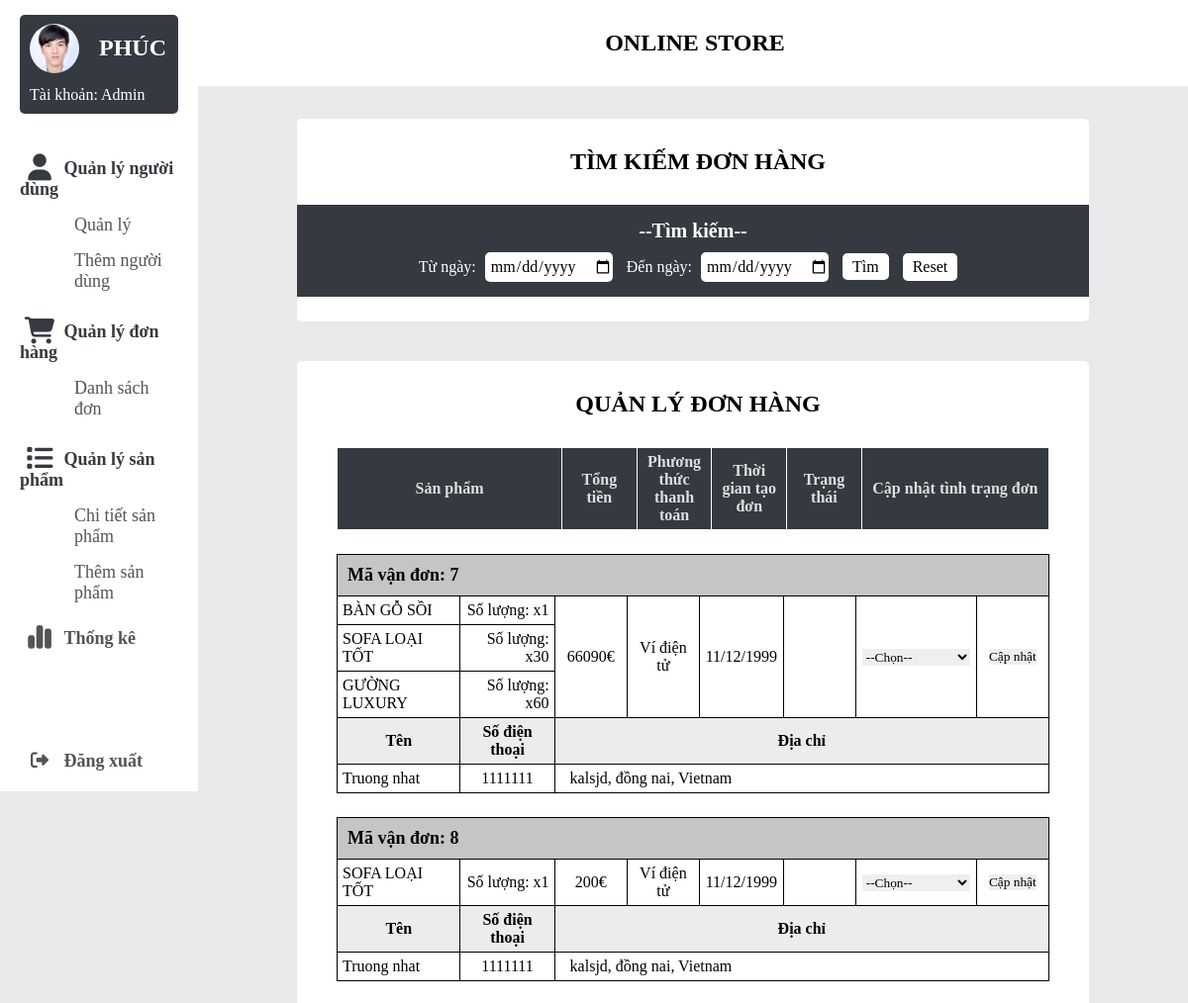
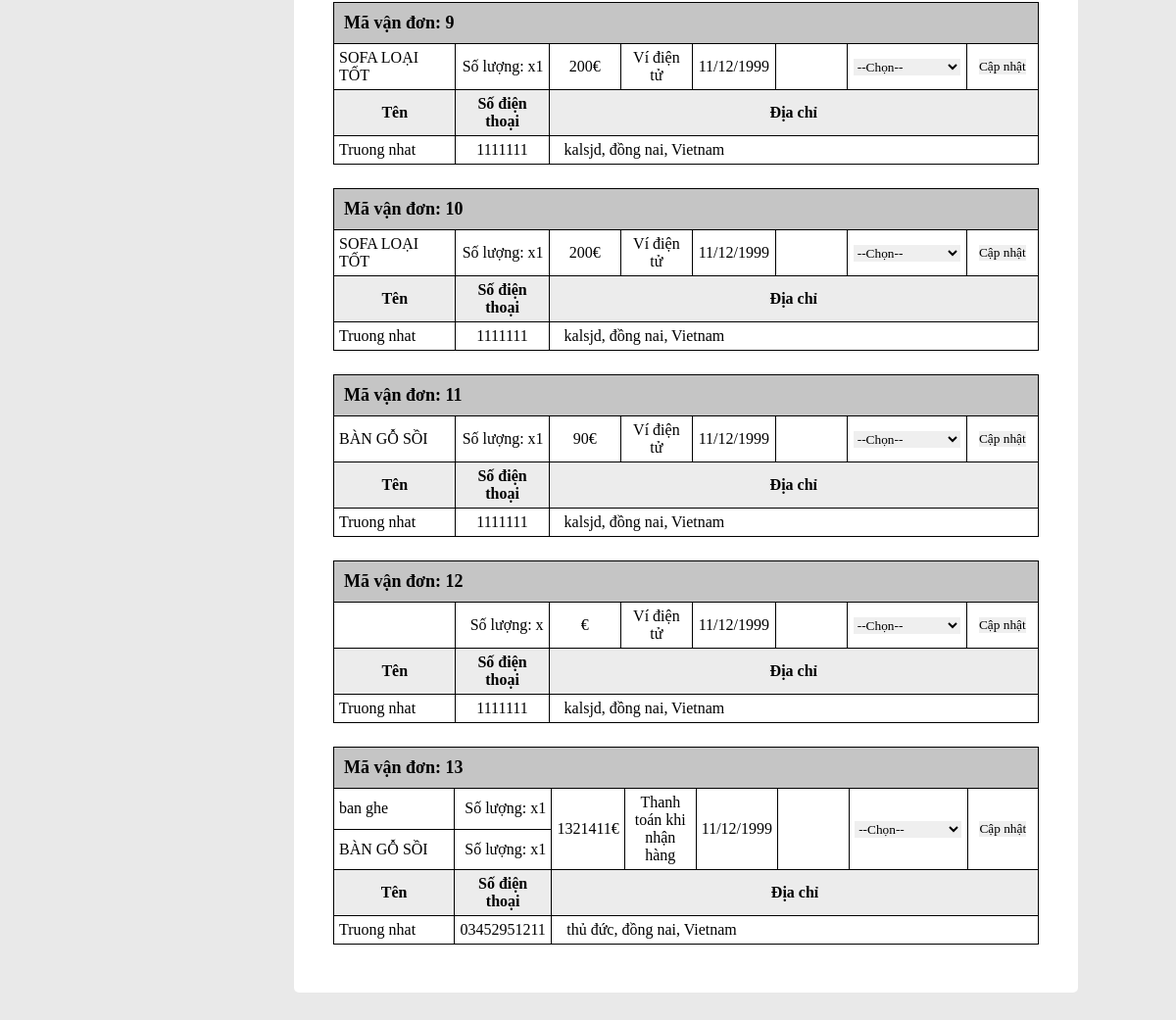
The page /admin/cart-admin.php on the database as committed earlier (2 pictures, top to bottom).
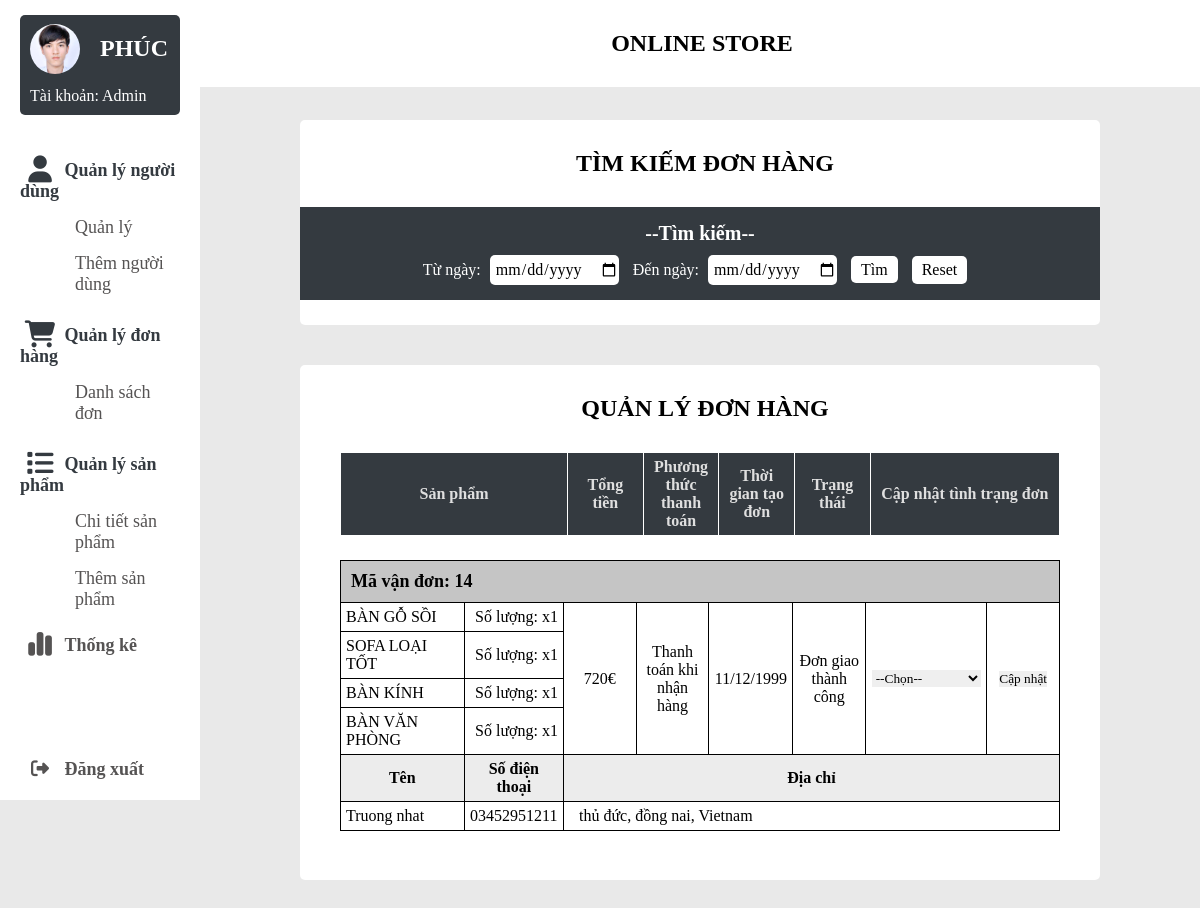
The same page on the database as committed later.
### tables this page shows
CREATE TABLE `cart_detail` (
  `id` int(11) NOT NULL,
  `username` varchar(500) NOT NULL,
  `hoten` varchar(50) NOT NULL,
  `diachi` varchar(1000) NOT NULL,
  `sdt` varchar(50) NOT NULL,
  `payment` varchar(50) NOT NULL,
  `tensp` varchar(500) NOT NULL,
  `soluong` varchar(500) NOT NULL,
  `gia` varchar(500) NOT NULL,
  `tong` varchar(50) NOT NULL,
  `tongtien` varchar(50) NOT NULL,
  `xuly` varchar(50) NOT NULL
);

### admin/cart-admin.php (the view, shortened to what this page needs)
<?php
global $conn;
?>
<span style="font-family: verdana, geneva, sans-serif;">
  <!DOCTYPE html>
  <html lang="en">
  <head>
    <link rel="stylesheet" href="style/style_admin.css" />
    <link rel="stylesheet" href="style/style_cartadmin.css" />
    <link rel="stylesheet" href="https://cdnjs.cloudflare.com/ajax/libs/font-awesome/6.5.0/css/all.min.css" />
  </head>
  <body>
    <div class="container">
      <?php include 'navbar.php'; ?>
      <div class="top-banner">
        <p>Online store</p>
      </div>
      <section class="main">
        <div class="main-top"></div>
        <div class="background-section">
          <div class="main-body">
            <h1>TÌM KIẾM ĐƠN HÀNG</h1>
          </div>
          <div>
            <form action="" class="form-search">
              <h5 class="h5-search">--Tìm kiếm--</h5>
              <label for="" class="label">Từ ngày:</label>
              <input type="date" class="select">
              <label for="" class="label">Đến ngày:</label>
              <input type="date" class="select">
              <label for="submitbutton">
                <span  class="button">Tìm</span>
              </label>
              <input type="reset" id="resetbutton" class="button" title="Reset">
            </form>
          </div>
        </div>
        <div class="background-section">
            <div class="main-body">
            <h1>QUẢN LÝ ĐƠN HÀNG</h1>
        </div>
        <table class="table-main">
        <tr class="tr-main">
            <th class="sanpham" colspan="2">Sản phẩm</th>
            <th class="doanhthu">Tổng tiền</th>
            <th class="vanchuyen">Phương thức thanh toán</th>
            <th class="thoigian">Thời gian tạo đơn</th>
            <th class="trangthai">Trạng thái</th>
            <th class="thaotac" colspan="2">Cập nhật tình trạng đơn</th>
        </tr>
        </table>
        <?php
        $sql = "SELECT * from cart_detail";
        $result = $conn->query($sql);
        while ($row = $result->fetch_assoc()) {
            $tensp_array = explode('/', $row['tensp']);
            $soluong_array = explode('/', $row['soluong']);
            $count_slash = count($tensp_array);
            ?>
            <table class="table-data">
                <tr class="tr-data">
                <th class="mavandon" colspan="8">
                    Mã vận đơn: <?php echo $row['id']?>
                </th>
                </tr>
                <?php foreach ($tensp_array as $key => $product) { ?>
                    <tr>
                        <td class="sanpham">
                            <?php echo $product?>
                        </td>
                        <td class="soluong">Số lượng: x<?php echo $soluong_array[$key]?></td>
                        <?php if ($key === 0)
                        {
                        ?>
                            <td class="doanhthu" rowspan="<?php echo $count_slash?>">
                                <?php echo $row['tongtien'].'€'?>
                            </td>
                            <td class="vanchuyen" rowspan="<?php echo $count_slash?>">
                                <?php echo $row['payment']?>
                            </td>
                            <td class="date" rowspan="<?php echo $count_slash?>">11/12/1999</td>
                            <td class="trangthai" rowspan="<?php echo $count_slash?>">
                                <?php
                                if ($row['xuly']==1){
                                    echo 'Đơn chưa xác nhận';
                                }
                                else if ($row['xuly']==2){
                                    echo 'Đơn đã xác nhận';
                                }
                                else if ($row['xuly']==3){
                                    echo 'Đơn giao thành công';
                                }
                                else if ($row['xuly']==4){
                                    echo 'Hủy đơn';
                                }
                                ?>
                            </td>
                            <form method="post">
                                <td class="option" rowspan="<?php echo $count_slash?>">
                                    <select name="selection">
                                        <option value="">--Chọn--</option>
                                    </select>
                                </td>
                                <td class="capnhat" rowspan="<?php echo $count_slash?>">
                                    <input type="submit" name="update" value="Cập nhật">
                                </td>
                            </form>
                        <?php } ?>
                    </tr>
                <?php } ?>
                <tr>
                    <th class="name">Tên</th>
                    <th class="sdt">Số điện thoại</th>
                    <th colspan="6" class="address">Địa chỉ</th>
                </tr>
                <tr>
                    <td class="name">
                        <?php echo $row['hoten']?>
                    </td >
                    <td class="sdt">
                        <?php echo $row['sdt']?>
                    </td>
                    <td colspan="6" class="address">
                        <?php echo $row['diachi']?>
                    </td>
                </tr>
            </table>
        <?php } ?>
        </div>
      </section>
    </div>
  </body>
  </html>

### admin/navbar.php (shortened to what this page needs)
<?php
$username = $_GET['admin'];
?>
<nav>
    <div class="navbar">
        <a href="index.php?admin=<?php echo $username ?>" style="color: black;">
            <div class="logo">
                <img src="image/phuccac.jpg" alt="">
                <h1>Phúc</h1>
            </div>
        </a>
        <div class="account-type">Tài khoản: Admin</div>
        <ul>
            <li>
                <div class="sidenav">
                    <button class="dropdown-btn">
                        <i class="fa-solid fa-user fa-xl"></i>
                        <span class="nav-item">Quản lý người dùng </span>
                    </button>
                    <div class="dropdown-container">
                        <a href="index.php?admin=<?php echo $username ?>" class="font-bold">Quản lý</a>
                        <a href="add_user-admin.php?admin=<?php echo $username ?>" class="font-bold">Thêm người dùng</a>
                    </div>
                    <button class="dropdown-btn">
                        <i class="fa-solid fa-cart-shopping fa-xl"></i>
                        <span class="nav-item">Quản lý đơn hàng </span>
                    </button>
                    <div class="dropdown-container">
                        <a href="cart-admin.php?admin=<?php echo $username ?>" class="font-bold">Danh sách đơn</a>
                    </div>
                    <button class="dropdown-btn">
                        <i class="fa-solid fa-list fa-xl"></i>
                        <span class="nav-item">Quản lý sản phẩm </span>
                    </button>
                    <div class="dropdown-container">
                        <a href="products-admin.php?admin=<?php echo $username ?>" class="font-bold">Chi tiết sản phẩm</a>
                        <a href="add_products-admin.php?admin=<?php echo $username ?>" class="font-bold">Thêm sản phẩm</a>
                    </div>
                </div>
            </li>
            <li>
                <a href="statistic-admin.php?admin=<?php echo $username ?>" class="font-bold">
                    <i class="fa-solid fa-chart-simple fa-xl"></i>
                    <span class="nav-item">Thống kê</span>
                </a>
            </li>
            <li class="bottom">
                <a href="#" class="logout" onclick="logOut()">
                    <i class="fas fa-sign-out-alt"></i>
                    <span class="nav-item">Đăng xuất</span>
                </a>
            </li>
        </ul>
    </div>
</nav>

### admin/style/style_admin.css (style rules this page uses)
* { margin: 0; padding: 0; outline: none; border: none; text-decoration: none; list-style: none; box-sizing: border-box; font-family: 'Times New Roman', Times, serif; }
body { background: rgb(233, 233, 233); overflow-y: scroll; }
.container { display:flex; }
nav { position: sticky ; top: 0; left: 0; bottom: 0; width: 20% ; height: 100vh; background: #fff; z-index: 7777; }
.navbar { width: 80% ; margin: 0 10%; }
.logo { margin-top: 15px; display: flex; align-items: center; background-color: #343a40; border-top-right-radius: 5px; border-top-left-radius: 5px; color: white; }
.account-type { padding: 5px; background-color: #343a40; border-bottom-left-radius: 5px; border-bottom-right-radius: 5px; color: white; text-align: left; padding-left: 10px; padding-bottom: 10px; }
.logo img { width: 50px; height: 50px; border-radius: 50%; filter: brightness(110%); }
img, h1 { margin-left: 10px; }
.logo h1 { margin-left: 20px; text-transform: uppercase; }
ul { margin-top: 30px; }
li:not(.bottom) { padding-bottom: 10px; }
li a { font-size: 18px; color: rgb(85, 83, 83); }
.nav-item { position: relative ; font-size: 18px; font-weight: bold; }
nav i { width: 40px; text-align: center; }
.logout { position: absolute; bottom: 20px; }
.dropdown-container { padding: 0 0 0 55px; background-color: white; font-family: "Poppins", sans-serif; color:#343a40; }
.dropdown-btn { padding: 15px 0 0 0; text-decoration: none; color:#343a40; font-size: 18px; font-weight: bold; }
.sidenav a, .dropdown-btn { display: block; border: none; background: none; width: 100%; text-align: left; cursor: pointer; outline: none; margin-bottom: 15px; }
.top-banner { top: 0; left: 0; position: fixed; width: 85% ; padding: 30px; z-index: 6666; background-color: #fff; margin-left: 16% ; }
p { text-align: center ; font-weight: bold; font-size: 24px; text-transform: uppercase; }
.main { width: 100% ; text-align: center; }
.main-top { padding: 50px; }
.main-body { padding: 10px 10px 10px 20px; }
h1 { margin: 20px 10px; }
.background-section { background-color: white; margin-top: 2%; margin-bottom: 4% ; margin-left: 100px; margin-right: 100px; border-radius: 5px; }

### admin/style/style_cartadmin.css (style rules this page uses)
table { margin-left: 5%; width: 90%; margin-bottom: 3%; }
th, td, table { border: solid 1px black; border-collapse: collapse; }
th:not(.mavandon):not(th.name):not(th.address):not(th.sdt) { background-color: #343a40; color: #dfdfdf; border: solid 1px white; }
th,td { padding-top: 20px; padding-bottom: 30px; padding: 5px; }
.mavandon { background-color: #c5c5c5; text-align: left; font-size: 18px; padding:10px }
th.sanpham { width: 30%; }
td.soluong { text-align: right; width: 13%; }
td.sanpham { width: 17%; }
.doanhthu { width: 10%; text-align: center; }
.trangthai { width: 10%; text-align: center; }
.vanchuyen { width: 10%; }
td.vanchuyen { text-align: center; }
.thoigian { width: 10%; }
.date { width: 10%; text-align: center; }
.thaotac { width: 25%; text-align: center; }
.capnhat { width: 10%; text-align: center; }
.option { width: 15%; text-align: center; }
.background-section { padding-bottom: 2.5%; }
th.name, th.address, th.sdt { background-color: rgb(236, 236, 236); }
td.sdt { text-align: center; }
td.address { padding-left: 15px; }
.form-search { padding: 15px; background-color: #343a40; }
.h5-search { font-size: 20px; margin-bottom: 10px; color: white; }
.select { padding: 5px 0 5px 5px; font-size: 16px; border-radius: 5px; margin-right: 10px; background-color: white; }
.button { background-color: white; padding: 5px 10px 5px 10px; font-size: 16px ; border-radius: 5px; margin-right: 10px; }
input.select { margin-left: 5px; }
.label { color: white; size: 18px; }

Rows that differ between the two databases and show on the page:
removed cart_detail: id "7", tensp "BÀN GỖ SỒI", soluong "1", tongtien "66090", payment "Ví điện tử", tensp "SOFA LOẠI TỐT", soluong "30", tensp "GƯỜNG LUXURY", soluong "60", hoten "Truong nhat", sdt "1111111", diachi "kalsjd, đồng nai, Vietnam", shown under "QUẢN LÝ ĐƠN HÀNG"
removed cart_detail: id "8", tensp "SOFA LOẠI TỐT", soluong "1", tongtien "200", payment "Ví điện tử", hoten "Truong nhat", sdt "1111111", diachi "kalsjd, đồng nai, Vietnam"
removed cart_detail: id "9", tensp "SOFA LOẠI TỐT", soluong "1", tongtien "200", payment "Ví điện tử", hoten "Truong nhat", sdt "1111111", diachi "kalsjd, đồng nai, Vietnam"
removed cart_detail: id "10", tensp "SOFA LOẠI TỐT", soluong "1", tongtien "200", payment "Ví điện tử", hoten "Truong nhat", sdt "1111111", diachi "kalsjd, đồng nai, Vietnam"
removed cart_detail: id "11", tensp "BÀN GỖ SỒI", soluong "1", tongtien "90", payment "Ví điện tử", hoten "Truong nhat", sdt "1111111", diachi "kalsjd, đồng nai, Vietnam"
removed cart_detail: id "12", payment "Ví điện tử", hoten "Truong nhat", sdt "1111111", diachi "kalsjd, đồng nai, Vietnam"
removed cart_detail: id "13", tensp "ban ghe", soluong "1", tongtien "1321411", payment "Thanh toán khi nhận hàng", tensp "BÀN GỖ SỒI", hoten "Truong nhat", sdt "03452951211", diachi "thủ đức, đồng nai, Vietnam", shown under "QUẢN LÝ ĐƠN HÀNG"
added cart_detail: id "14", tensp "BÀN GỖ SỒI", username "1", tongtien "720", payment "Thanh toán khi nhận hàng", xuly "Đơn giao thành công", tensp "SOFA LOẠI TỐT", tensp "BÀN KÍNH", tensp "BÀN VĂN PHÒNG", hoten "Truong nhat", sdt "03452951211", diachi "thủ đức, đồng nai, Vietnam", shown under "QUẢN LÝ ĐƠN HÀNG"
